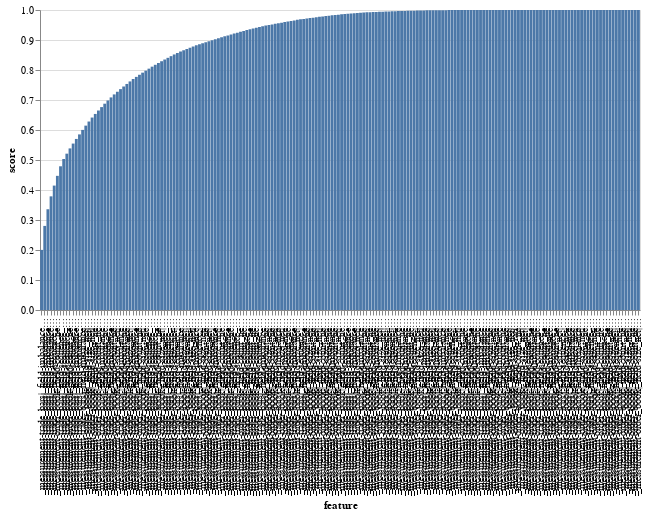

Notebook cell for this chart:
### Code cell
alt.Chart.from_dict({
  "$schema": "https://vega.github.io/schema/vega-lite/v5.json",
  "width": 600,
  "data": {
    "values": df_imp.to_dict('records')
  },
  "mark": "bar",
  "encoding": {
    "x": {"field": "feature", "type": "ordinal",
          "sort": "y"},
      "y": {"field": "score", "type": "quantitative"},
  },
})

### Figure 1 — Vega-Lite specification as saved in the notebook (floating-point values rounded to 4 significant figures; data arrays with more than 128 entries replaced by an {"elided": "..."} marker saying what was removed)
{"config": {"view": {"continuousWidth": 400, "continuousHeight": 300}}, "data": {"name": "data-f4766ad23fbd1b1bf8dc7f916ad642e7"}, "mark": "bar", "encoding": {"x": {"field": "feature", "sort": "y", "type": "ordinal"}, "y": {"field": "score", "type": "quantitative"}}, "width": 600, "$schema": "https://vega.github.io/schema/vega-lite/v5.json", "datasets": {"data-f4766ad23fbd1b1bf8dc7f916ad642e7": {"elided": "190 records"}}}
